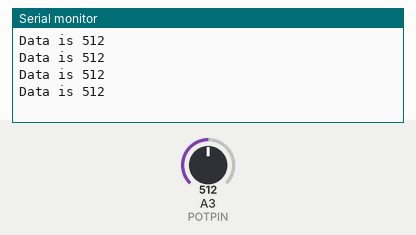
Recording of a sketch running on a simulated Arduino Uno, built with avr-gcc and run on an emulated ATmega328P. Parts: the last lines printed to the serial monitor. The inputs (shaded band) are chosen by the test bench; at power-on: A3 (POTPIN) = 512.

Above: at 1.2 s.
1.3 s: A3 (POTPIN) set to 716
At 1.71 s:
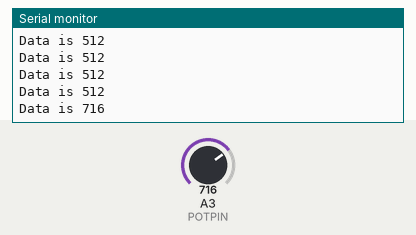
2.8 s: A3 (POTPIN) set to 900
At 2.91 s:
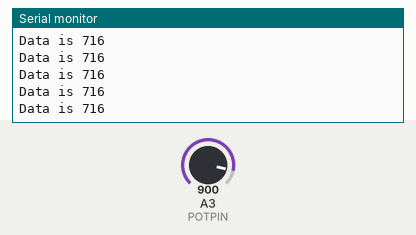
Timing chart, 0 to 5.8 s (numbered marks = the images above; inputs shaded):
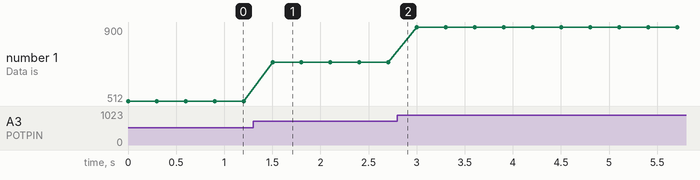

The sketch:

potentiometer_read.ino
```cpp
#define POTPIN A3 // for port connected to it
void setup() {
  // put your setup code here, to run once:
  pinMode(POTPIN, INPUT);
  Serial.begin(9600);
}

void loop() {
  // put your main code here, to run repeatedly:
  int val = analogRead(POTPIN);
  Serial.print("Data is ");
  Serial.println(val);
  delay(300);
}
```

Measured:
- after the input at 1.3 s, the serial monitor: prints a new line after 0.20 s (image 1)
- plotted number 1: 512 → 716 after the input at 1.3 s, 716 → 900 after the input at 2.8 s
